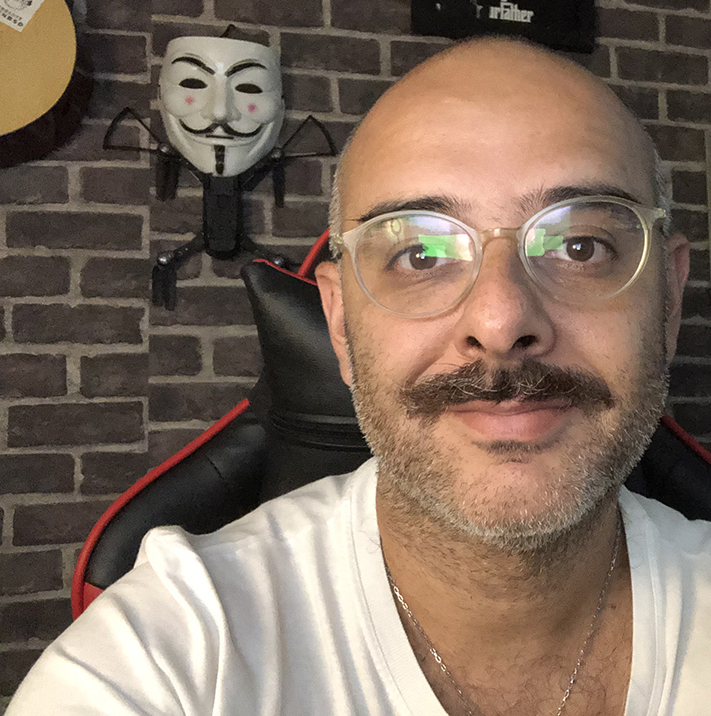
#> input picture testing_faces.jpg, 711 x 716 px
$ python faceDetect.py testing_faces.jpg   (older library calls are emulated)
#> lines starting #> are read from the running program, lines starting #| are printed output that depends on the picture; after the words box and inside, x2 and y2 are one past the last pixel; in counts of white or black regions, pixels touching at a corner belong together
# Simple Script to detect faces on Images using OpenCV
import cv2
import sys

# Get user supplied values
imagePath = sys.argv[1]
cascPath = "./models/haarcascade_frontalface_default.xml"

# Create the haar cascade
faceCascade = cv2.CascadeClassifier(cascPath)

# Read the image
image = cv2.imread(imagePath)
#> image is the input picture: shape (716, 711, 3); mean B, G, R 94.3, 108.1, 126.5
gray = cv2.cvtColor(image, cv2.COLOR_BGR2GRAY)
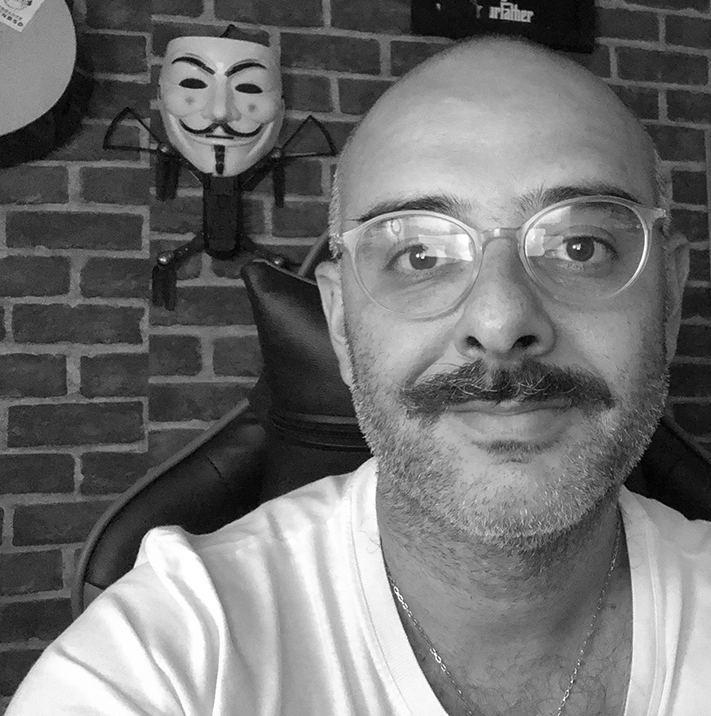
#> gray: shape (716, 711); min 0, max 255, mean 112

# Detect faces in the image
faces = faceCascade.detectMultiScale(
    gray,
    scaleFactor=1.1,
    minNeighbors=10,
    minSize=(30, 30)
    #flags = cv2.CV_HAAR_SCALE_IMAGE
)
#> faces = [[516, 146, 141, 141], [143, 21, 153, 153]]

print("Encontradas {0} faces!".format(len(faces)))
#| Encontradas 2 faces!

# Draw a rectangle around the faces
for (x, y, w, h) in faces:
    cv2.rectangle(image, (x, y), (x+w, y+h), (0, 255, 0), 2)
#> this loop made 2 passes
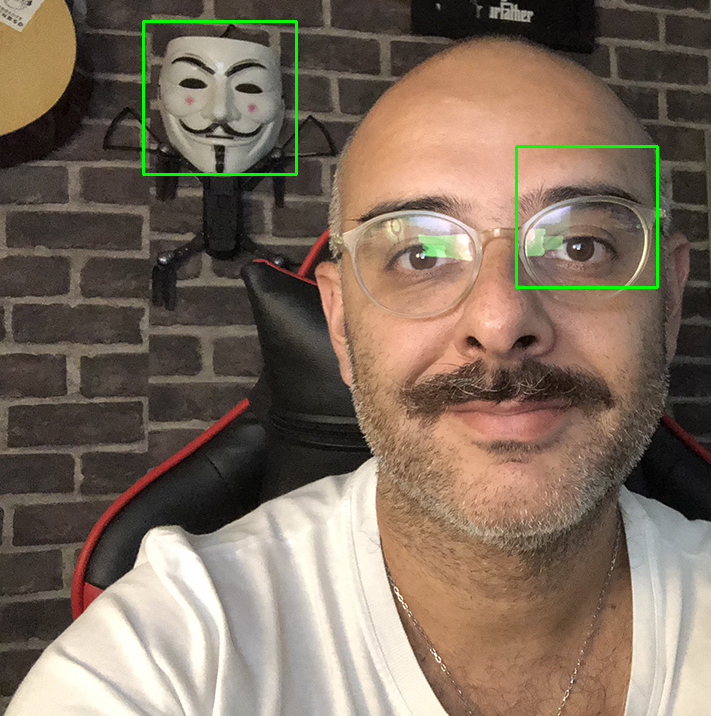
#> image: shape (716, 711, 3); 0.69% of pixels changed, all inside (x1, y1, x2, y2) = (142, 20, 659, 289)

cv2.imshow("OpenCV Detect Faces", image)
cv2.waitKey(0)
